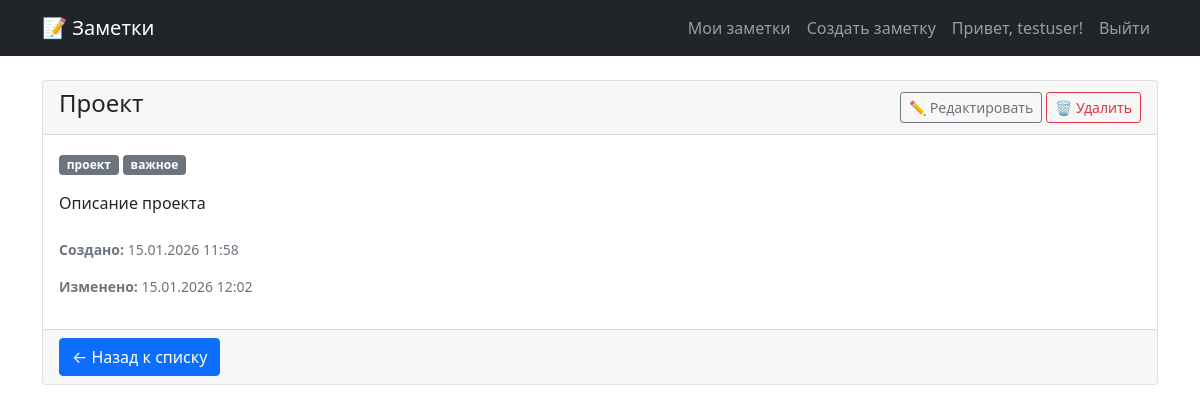
The page /notes/8/ (signed in) on the database its author committed.
### notes/models.py (models this page shows, shortened)
class Note(models.Model):
    user = models.ForeignKey(User, on_delete=models.CASCADE)
    title = models.CharField(max_length=200, verbose_name="Заголовок")
    content = models.TextField(verbose_name="Текст заметки")
    created_at = models.DateTimeField(auto_now_add=True, verbose_name="Дата создания")
    updated_at = models.DateTimeField(auto_now=True, verbose_name="Дата изменения")
    tags = models.ManyToManyField(Tag, blank=True, verbose_name="Теги")
    class Meta:
        ordering = ['-updated_at']  # Сортировка по умолчанию

class Tag(models.Model):
    name = models.CharField(max_length=50, unique=True)

### notes/views.py (the view)
# urls.py: path('notes/<int:pk>/', views.note_detail, name='note_detail'),
@login_required
def note_detail(request, pk):
    if request.user.is_staff or request.user.is_superuser:
        note = get_object_or_404(Note, pk=pk)  # ← ЛЮБАЯ заметка
    else:
        note = get_object_or_404(Note, pk=pk, user=request.user)  # ← только своя
    return render(request, 'notes/note_detail.html', {'note': note})

### notes/templates/notes/note_detail.html (shortened to what this page needs)
{% extends 'notes/base.html' %}
{% block content %}
<div class="card">
    <div class="card-header">
        <div class="d-flex justify-content-between align-items-center">
            <h4>{{ note.title }}</h4>
            <div>
                <a href="{% url 'note_edit' note.pk %}" class="btn btn-sm btn-outline-secondary">✏️ Редактировать</a>
                <a href="{% url 'note_delete' note.pk %}" class="btn btn-sm btn-outline-danger">🗑️ Удалить</a>
            </div>
        </div>
    </div>
    <div class="card-body">
        <div class="mb-3">
            {% if note.tags.all %}
                <div class="mb-3">
                    {% for tag in note.tags.all %}
                        <span class="badge bg-secondary">{{ tag.name }}</span>
                    {% endfor %}
                </div>
            {% endif %}
            <div class="mb-4">
                {{ note.content|linebreaks }}
            </div>
            <div class="text-muted small">
                <p><strong>Создано:</strong> {{ note.created_at|date:"d.m.Y H:i" }}</p>
                <p><strong>Изменено:</strong> {{ note.updated_at|date:"d.m.Y H:i" }}</p>
            </div>
        </div>
    </div>
    <div class="card-footer">
        <a href="{% url 'note_list' %}" class="btn btn-primary">← Назад к списку</a>
    </div>
</div>
{% endblock %}

### notes/templates/notes/base.html (shortened to what this page needs)
<!DOCTYPE html>
<html lang="ru">
<head>
    <link href="https://cdn.jsdelivr.net/npm/bootstrap@5.1.3/dist/css/bootstrap.min.css" rel="stylesheet">
</head>
<body>
    <nav class="navbar navbar-expand-lg navbar-dark bg-dark">
        <div class="container">
            <a class="navbar-brand" href="{% url 'home' %}">📝 Заметки</a>
            <div class="navbar-nav">
                {% if user.is_authenticated %}
                    <a class="nav-link" href="{% url 'note_list' %}">Мои заметки</a>
                    <a class="nav-link" href="{% url 'note_create' %}">Создать заметку</a>
                    <span class="nav-link">Привет, {{ user.username }}!</span>
                    <a class="nav-link" href="{% url 'logout' %}">Выйти</a>
                {% else %}
                    <a class="nav-link" href="{% url 'login' %}">Войти</a>
                    <a class="nav-link" href="{% url 'register' %}">Регистрация</a>
                {% endif %}
            </div>
        </div>
    </nav>
    <div class="container mt-4">
        {% block content %}{% endblock %}
    </div>
</body>
</html>

### rows shown on the page
Note: title "Проект", content "Описание проекта", created_at "15.01.2026 11:58", updated_at "15.01.2026 12:02"
Tag: name "проект"
Tag: name "важное"

### other values the page prints
{{ user.username }} "testuser"
